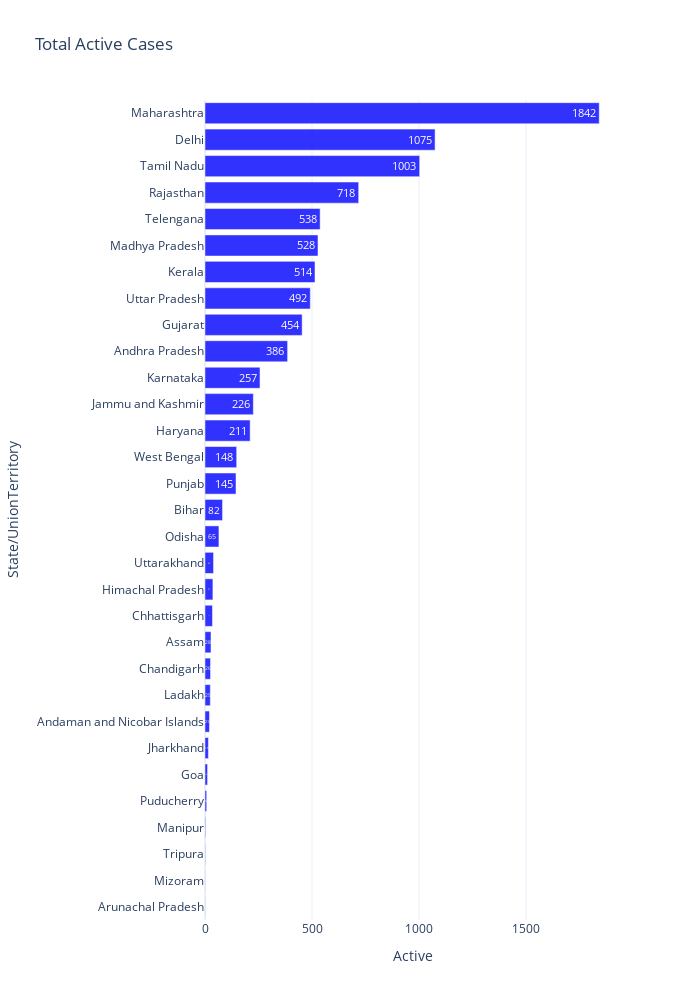

The cell this chart's notebook holds for it:
### Code cell
fig = px.bar(state_cases.sort_values('Active', ascending= False).sort_values('Active', ascending=True), 
             x="Active", y="State/UnionTerritory", 
             title='Total Active Cases', 
             text='Active', 
             orientation='h', 
             width=700, height=1000)
fig.update_traces(marker_color='#0000FF', opacity=0.8, textposition='inside')

fig.update_layout(template = 'plotly_white')
fig.show()

### Figure 1 — Plotly figure (JSON) as saved in the notebook; plotly's stock layout.template omitted (floating-point values rounded to 4 significant figures)
{"data": [{"alignmentgroup": "True", "hoverlabel": {"namelength": 0}, "hovertemplate": "Active=%{text}<br>State/UnionTerritory=%{y}", "legendgroup": "", "marker": {"color": "#0000FF"}, "name": "", "offsetgroup": "", "opacity": 0.8, "orientation": "h", "showlegend": false, "text": [1.0, 1.0, 2.0, 3.0, 8.0, 12.0, 16.0, 21.0, 25.0, 26.0, 28.0, 35.0, 37.0, 40.0, 65.0, 82.0, 145.0, 148.0, 211.0, 226.0, 257.0, 386.0, 454.0, 492.0, 514.0, 528.0, 538.0, 718.0, 1003.0, 1075.0, 1842.0], "textposition": "inside", "type": "bar", "x": [1, 1, 2, 3, 8, 12, 16, 21, 25, 26, 28, 35, 37, 40, 65, 82, 145, 148, 211, 226, 257, 386, 454, 492, 514, 528, 538, 718, 1003, 1075, 1842], "xaxis": "x", "y": ["Arunachal Pradesh", "Mizoram", "Tripura", "Manipur", "Puducherry", "Goa", "Jharkhand", "Andaman and Nicobar Islands", "Ladakh", "Chandigarh", "Assam", "Chhattisgarh", "Himachal Pradesh", "Uttarakhand", "Odisha", "Bihar", "Punjab", "West Bengal", "Haryana", "Jammu and Kashmir", "Karnataka", "Andhra Pradesh", "Gujarat", "Uttar Pradesh", "Kerala", "Madhya Pradesh", "Telengana", "Rajasthan", "Tamil Nadu", "Delhi", "Maharashtra"], "yaxis": "y"}], "layout": {"barmode": "relative", "height": 1000, "legend": {"tracegroupgap": 0}, "title": {"text": "Total Active Cases"}, "width": 700, "xaxis": {"anchor": "y", "domain": [0.0, 1.0], "title": {"text": "Active"}}, "yaxis": {"anchor": "x", "domain": [0.0, 1.0], "title": {"text": "State/UnionTerritory"}}}}
